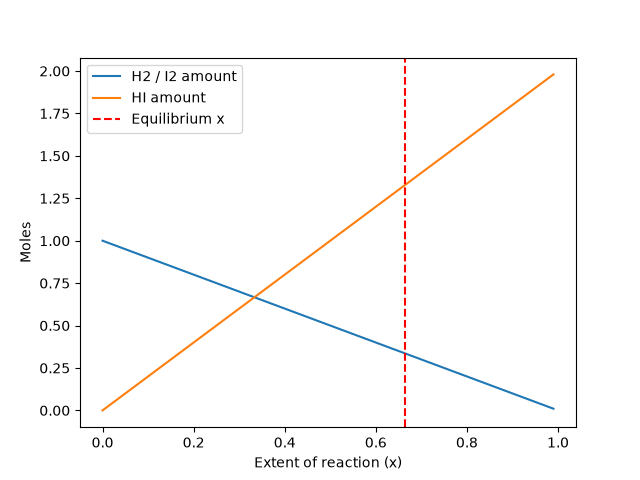

Source code (Python):
"""
PW2 Lab B Part 4 -- chemical equilibrium via the equilibrium constant K.

Reaction  H2 + I2 <=> 2 HI, starting from 1 mol H2 and 1 mol I2.
As the reaction proceeds by an extent x:  H2 = 1-x,  I2 = 1-x,  HI = 2x.
At equilibrium the composition satisfies the equilibrium constant
        K = [HI]^2 / ([H2][I2]) = (2x)^2 / ((1-x)(1-x)).
Given K, find the extent x. Solve it TWO ways and compare.
Run:  python equilibrium.py
"""
import numpy as np
import matplotlib.pyplot as plt
from scipy.optimize import newton, minimize

K = 15.6
a = b = 1.0

# TODO 1: write k_imbalance(x) = (2x)^2/((a-x)(b-x)) - K.
#         It equals zero exactly at equilibrium.
def k_imbalance(x):
     return (2*x)**2/((a-x)*(b-x)) -K

# TODO 2 (method 1): use scipy.optimize.newton to find the root of k_imbalance
#         (start x0=0.5). This is root-finding.
x_newton=newton(k_imbalance,x0=0.5)

# TODO 3 (method 2): use scipy.optimize.minimize to minimise k_imbalance(x)**2
#         (method "SLSQP", bounds [(0, 0.999)], x0=[0.5]). Print both answers
#         and confirm they agree.
def objective(x):
    return k_imbalance(x[0])**2

res = minimize(objective, x0=[0.5], method="SLSQP", bounds=[(0, 0.999)])
x_slsqp = res.x[0]

print(f"Extent x (Newton): {x_newton:.4f}")
print(f"Extent x (SLSQP):  {x_slsqp:.4f}")

# TODO 4: report the equilibrium amounts (H2, I2, HI), and plot how the three
#         amounts change with the extent x, marking the equilibrium. Save
#         equilibrium.png.

H2 = a - x_newton
I2 = b - x_newton
HI = 2 * x_newton

print(f"\nEquilibrium Amounts:")
print(f"H2: {H2:.4f} mol")
print(f"I2: {I2:.4f} mol")
print(f"HI: {HI:.4f} mol")


x_vals = np.linspace(0, 0.99, 100)  # 100 extent values from 0 to 0.99
H2_vals = a - x_vals
I2_vals = b - x_vals # same as H2
HI_vals = 2 * x_vals

plt.plot(x_vals, H2_vals, label="H2 / I2 amount")
plt.plot(x_vals, HI_vals, label="HI amount")
plt.axvline(x_newton, color="red", linestyle="--", label="Equilibrium x")
plt.xlabel("Extent of reaction (x)")
plt.ylabel("Moles")
plt.legend()
plt.savefig("equilibrium.png")
